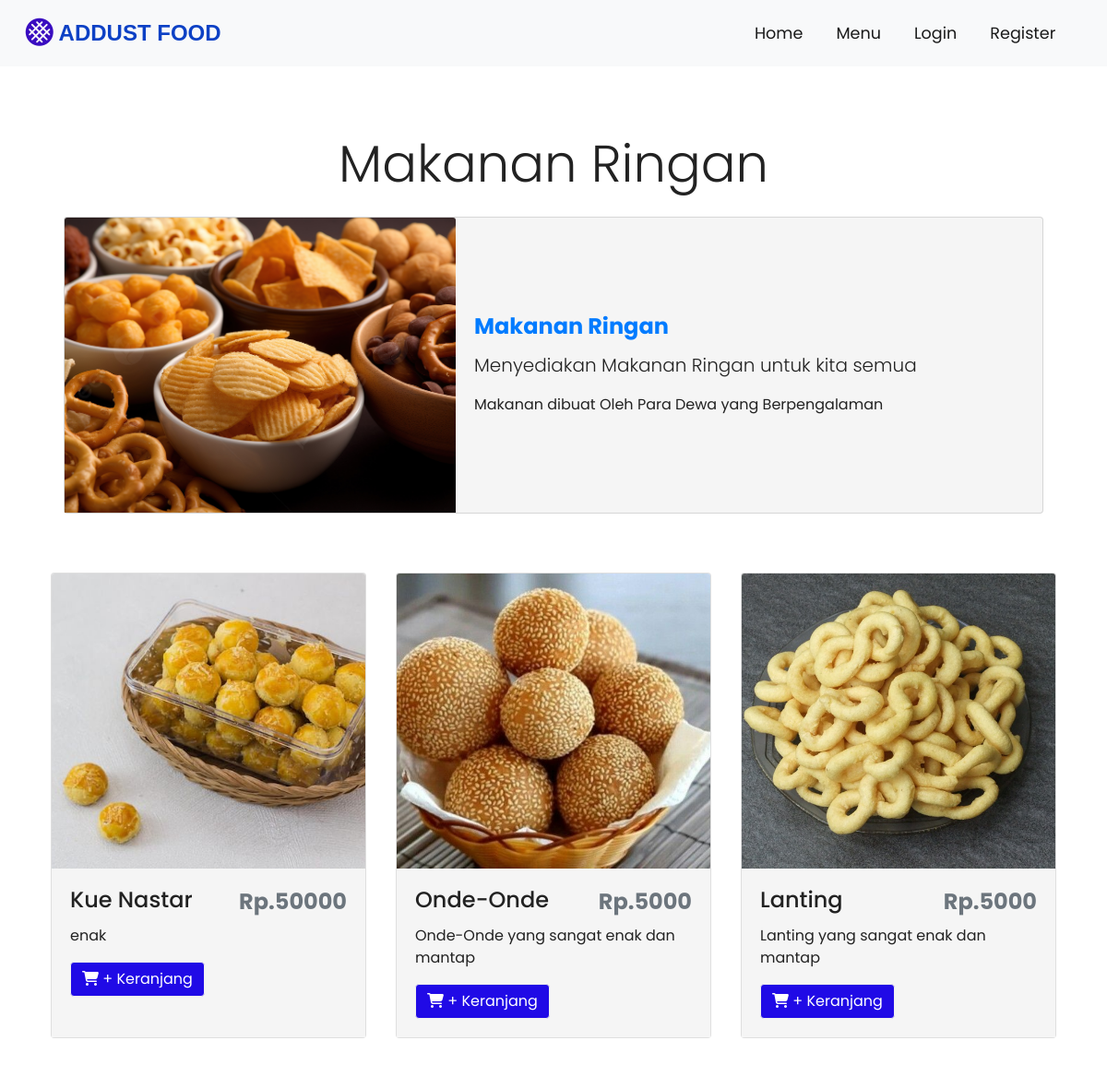
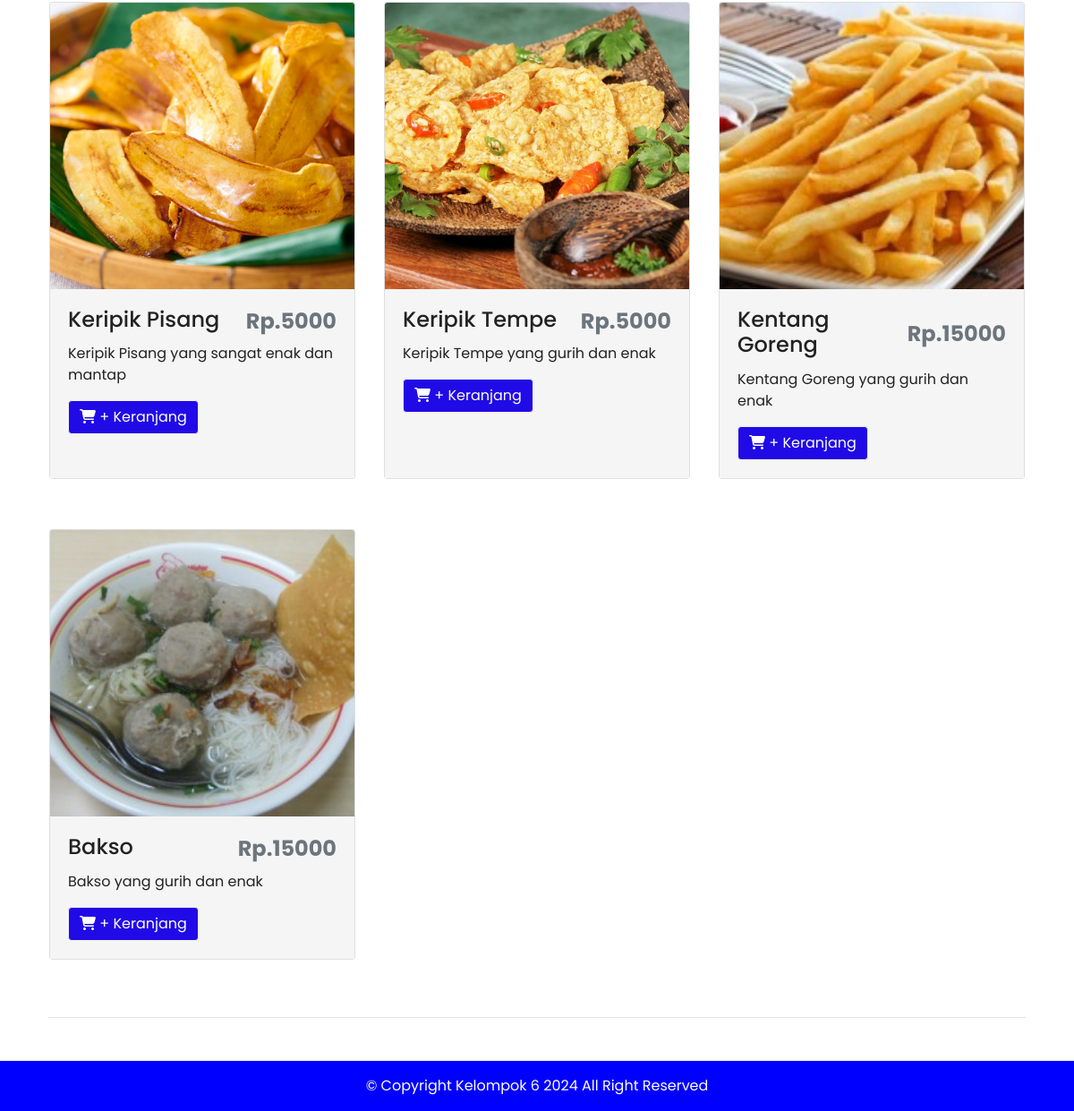
The app's page /dish/list/3 with its own data (2 pictures, top to bottom).
### tables this page shows
CREATE TABLE `restaurants` (
  `r_id` int(11) NOT NULL,
  `c_id` int(11) NOT NULL,
  `name` varchar(255) NOT NULL,
  `email` varchar(255) NOT NULL,
  `phone` varchar(255) NOT NULL,
  `url` varchar(255) NOT NULL,
  `o_hr` varchar(255) NOT NULL,
  `c_hr` varchar(255) NOT NULL,
  `o_days` varchar(255) NOT NULL,
  `address` text NOT NULL,
  `img` text NOT NULL
);

CREATE TABLE `dishesh` (
  `d_id` int(11) NOT NULL,
  `r_id` int(11) NOT NULL,
  `name` varchar(255) NOT NULL,
  `about` varchar(255) NOT NULL,
  `price` float NOT NULL,
  `img` text NOT NULL
);

### application/controllers/Dish.php (called while the page is built, shortened)
<?php
class Dish extends CI_Controller {
    function __construct(){
        $this->load->library('cart');
    }
    public function list($id) {
        $this->load->model('Menu_model');
        $dishesh = $this->Menu_model->getDishesh($id);
        $this->load->model('Store_model');
        $res = $this->Store_model->getStore($id);
        $data['dishesh'] = $dishesh;
        $data['res'] = $res;
        $this->load->view('front/partials/header');
        $this->load->view('front/dish', $data);
        $this->load->view('front/partials/footer');
    }
}

### index.php (called while the page is built, shortened)
<?php
require_once BASEPATH.'core/CodeIgniter.php';

### application/models/Store_model.php (called while the page is built, shortened)
<?php
class Store_model extends CI_Model {
    public function getStore($id) {
        $this->db->where('r_id', $id);
        $store = $this->db->get('restaurants')->row_array();
        return $store;
    }
}

### application/models/Menu_model.php (called while the page is built, shortened)
<?php
class Menu_model extends CI_Model {
    public function getDishesh($id) {
        $this->db->where('r_id', $id);
        $dish = $this->db->get('dishesh')->result_array();
        return $dish;
    }
}

### application/views/front/dish.php (the view)
<div class="container p-4">
    <div class="row welcome text-center welcome">
        <div class="col-12">
            <h1 class="display-4"> <?php echo $res['name']; ?></h1>
        </div>
    </div>
    <div class="container res-card">
        <div class="card">
            <?php $img = $res['img'];?>
            <img src="<?php echo base_url().'public/uploads/restaurant/thumb/'.$img; ?>" class="card-img-top" />
            <div class="card-body">
                <h4 class="card-title font-weight-bold text-primary"><?php echo $res['name']; ?></h4>
                <p class="card-text lead"><?php echo $res['address']; ?></p>
                <p class="card-text">
                Makanan dibuat Oleh Para Dewa yang Berpengalaman
                </p>
            </div>
        </div>
    </div>
</div>
<div class="container p-4 dish-card">
    <div class="row">
        <?php if(!empty($dishesh)) { ?>
        <?php foreach($dishesh as $dish) { ?>
        <div class="col-md-6 col-lg-4 d-flex align-items-stretch">
            <div class="card mb-4 shadow-sm">
                <?php $image = $dish['img'];?>
                <img class="card-img-top" src="<?php echo base_url().'public/uploads/dishesh/thumb/'.$image; ?>">
                <div class="card-body">
                    <div class="d-flex justify-content-between align-items-center">
                        <h4 class="card-title"><?php echo $dish['name']; ?></h4>
                        <h4 class="text-muted"><b>Rp.<?php echo $dish['price']; ?></b></h4>
                    </div>
                    <p class="card-text"><?php echo $dish['about']; ?></p>
                    <a href="<?php echo base_url().'Dish/addToCart/'.$dish['d_id']; ?>"
                    class="btn btn-primary <?php echo ($dish['r_id'] === "8") ? 'disabled' : ''; ?>"
                    <?php echo ($dish['r_id'] === "8") ? 'aria-disabled="true"' : ''; ?>>
                    <i class="fas fa-shopping-cart"></i> + Keranjang
                    </a>
                </div>
            </div>
        </div>
        <?php } ?>
        <?php } else { ?>
        <div class="jumbotron">
            <h1>No records found</h1>
        </div>
        <?php } ?>
    </div>
    <hr class="my-4">
</div>

### assets/css/style.css (style rules this page uses)
html, body { height: 100%; width: 100%; font-family: "Poppins", sans-serif; color: #222; }
.btn-primary { background-color: #200ae6; border: 1px solid #efefef; }
.welcome { width: 75%; margin: 0 auto; padding-top: 2rem; }
.dish-card .card-img-top { width: 100%; height: 40vh; object-fit: cover; }
.dish-card .card-body { background-color: #f5f5f5; }
.res-card .card { flex-direction: row; align-items: center; }
.res-card .card-title { font-weight: bold; }
.res-card .card img { width: 80%; height: 40vh; object-fit: cover; }
.res-card .card { background-color: #f5f5f5; }
@media only screen and (max-width: 1200px) { .res-card .card img { width: 40%; } }
[class*="col-"] { padding: 1rem; }

### records on screen
restaurants: name "Makanan Ringan", img (picture), address "Menyediakan Makanan Ringan untuk kita semua"
dishesh: img (picture), name "Kue Nastar", price "50000", about "enak"
dishesh: img (picture), name "Onde-Onde", price "5000", about "Onde-Onde yang sangat enak dan mantap"
dishesh: img (picture), name "Lanting", price "5000", about "Lanting yang sangat enak dan mantap"
dishesh: img (picture), name "Keripik Pisang", price "5000", about "Keripik Pisang yang sangat enak dan mantap"
dishesh: img (picture), name "Keripik Tempe", price "5000", about "Keripik Tempe yang gurih dan enak"
dishesh: img (picture), name "Kentang Goreng", price "15000", about "Kentang Goreng yang gurih dan enak"
dishesh: img (picture), name "Bakso", price "15000", about "Bakso yang gurih dan enak"
